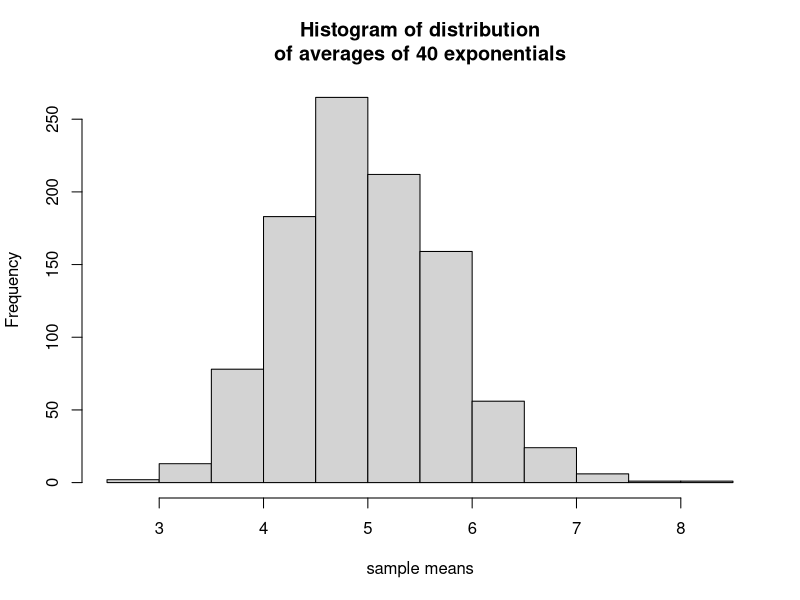
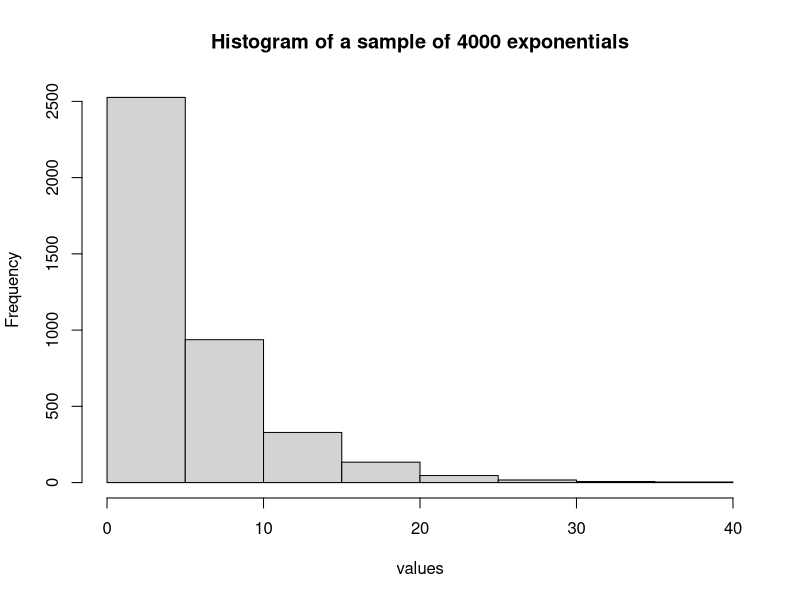

These charts were generated, in order, by the following R code:
## ---- chunk 1
# Lambda
l = 0.2

# Theoretical mean
1/l
## ---- chunk 2
# Set the random seed for reproducible results
set.seed(12345)

# Set N
n <- 40

means <- NULL
# Generate 1000 distributions of 40 exponentials,
# taking the mean of each one and putting it into
# a collection of means
for (i in 1:1000){
  means = c(means, mean(rexp(n, l)))
}
## ---- chunk 3
# Mean of means
mean(means)
## ---- chunk 4
# Theoretical variance
(1/l)^2 / n
## ---- chunk 5
# Variance of the distribution of averages, rounded to 5 decimals
round(var(means), 3)
## ---- chunk 6
# Histogram
hist(means, 
     main = "Histogram of distribution\nof averages of 40 exponentials",
     xlab = "sample means")
## ---- chunk 7
# Set the random seed for reproducible results
set.seed(12345)

# Set N to something large
n = 4000

# Histogram of the generated sample
hist(rexp(n, l), 
     main = "Histogram of a sample of 4000 exponentials",
     xlab = "values")
